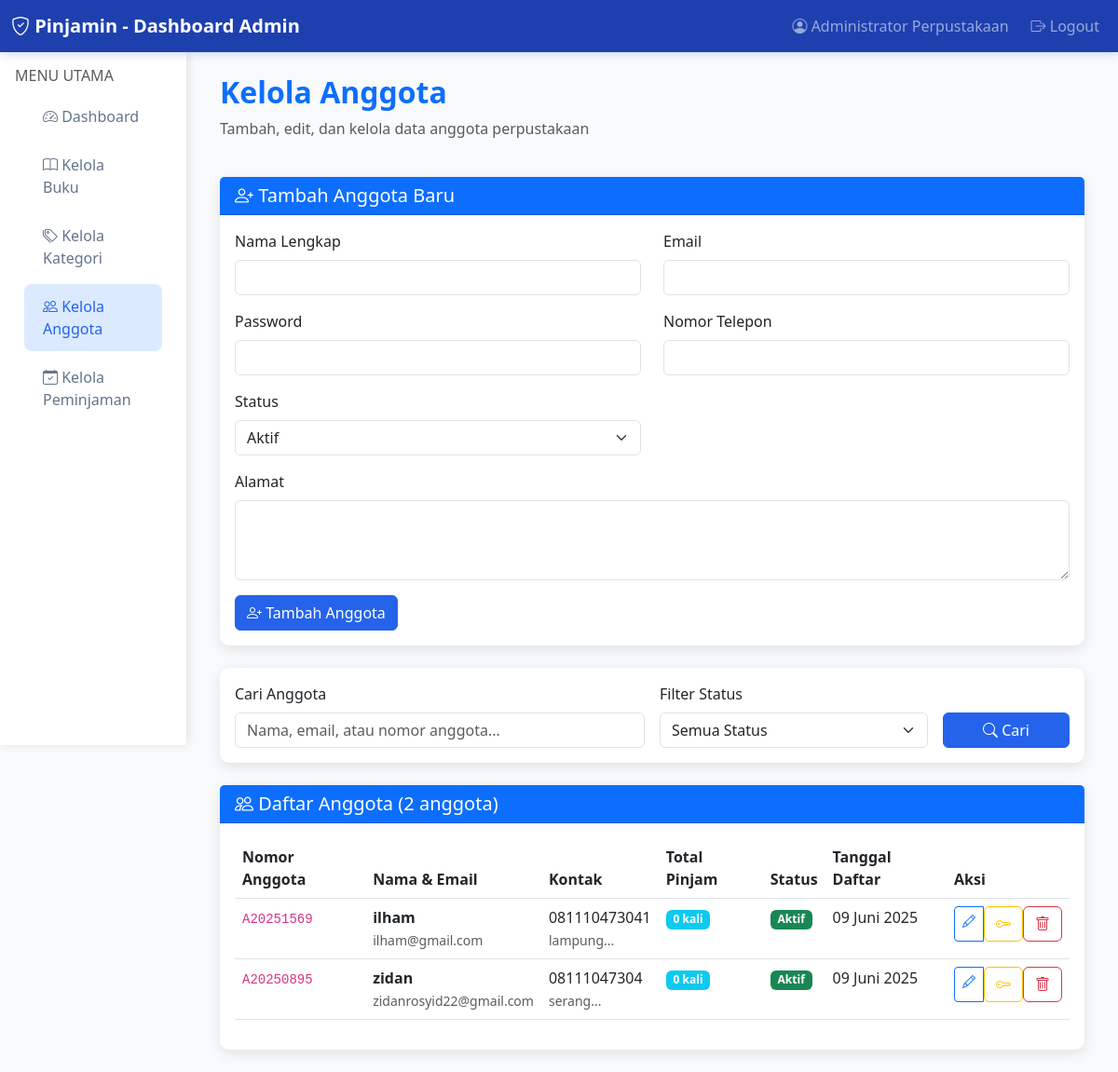
/admin_anggota.php (signed in), run on the app's committed database.
### tables this page shows
CREATE TABLE `anggota` (
  `id_anggota` int NOT NULL,
  `nomor_anggota` varchar(20) NOT NULL,
  `nama_lengkap` varchar(100) NOT NULL,
  `email` varchar(100) NOT NULL,
  `password` varchar(255) NOT NULL,
  `alamat` text,
  `nomor_telepon` varchar(15) DEFAULT NULL,
  `tanggal_daftar` timestamp NULL DEFAULT CURRENT_TIMESTAMP,
  `status` enum('aktif','nonaktif') DEFAULT 'aktif'
);

### database.php (called while the page is built, shortened)
<?php
function formatTanggal($tanggal) {
    $bulan = array(
        1 => 'Januari', 'Februari', 'Maret', 'April', 'Mei', 'Juni',
        'Juli', 'Agustus', 'September', 'Oktober', 'November', 'Desember'
    );
    $split = explode('-', $tanggal);
    return $split[2] . ' ' . $bulan[(int)$split[1]] . ' ' . $split[0];
}
?>

### admin_anggota.php (the view, shortened to what this page needs)
<?php
require_once 'database.php';
$search = isset($_GET['search']) ? $_GET['search'] : '';
$query = "SELECT a.*, COUNT(p.id_peminjaman) as total_pinjam FROM anggota a LEFT JOIN peminjaman p ON a.id_anggota = p.id_anggota WHERE 1=1";
$params = [];
$query .= " GROUP BY a.id_anggota ORDER BY a.tanggal_daftar DESC";
$stmt = $pdo->prepare($query);
$stmt->execute($params);
$anggota_list = $stmt->fetchAll();
$anggota_edit = null;
?>
<!DOCTYPE html>
<html lang="id">
<head>
    <link href="https://cdn.jsdelivr.net/npm/bootstrap@5.3.0/dist/css/bootstrap.min.css" rel="stylesheet">
    <link href="https://cdn.jsdelivr.net/npm/bootstrap-icons@1.10.0/font/bootstrap-icons.css" rel="stylesheet">
</head>
<body>
    <nav class="navbar navbar-expand-lg navbar-dark">
        <div class="container-fluid">
            <a class="navbar-brand fw-bold" href="#">
                <i class="bi bi-shield-check"></i> Pinjamin - Dashboard Admin
            </a>
            <div class="navbar-nav ms-auto">
                <span class="navbar-text me-3">
                    <i class="bi bi-person-circle"></i> <?= $_SESSION['nama_admin'] ?>
                </span>
                <a class="nav-link" href="logout.php">
                    <i class="bi bi-box-arrow-right"></i> Logout
                </a>
            </div>
        </div>
    </nav>
    <div class="container-fluid">
        <div class="row">
            <div class="col-md-3 col-lg-2 px-0">
                <div class="sidebar">
                    <div class="p-3">
                        <h6 class="text-muted">MENU UTAMA</h6>
                        <nav class="nav flex-column">
                            <a class="nav-link" href="admin_dashboard.php">
                                <i class="bi bi-speedometer2"></i> Dashboard
                            </a>
                            <a class="nav-link" href="admin_buku.php">
                                <i class="bi bi-book"></i> Kelola Buku
                            </a>
                            <a class="nav-link" href="admin_kategori.php">
                                <i class="bi bi-tags"></i> Kelola Kategori
                            </a>
                            <a class="nav-link active" href="admin_anggota.php">
                                <i class="bi bi-people"></i> Kelola Anggota
                            </a>
                            <a class="nav-link" href="admin_peminjaman.php">
                                <i class="bi bi-calendar-check"></i> Kelola Peminjaman
                            </a>
                        </nav>
                    </div>
                </div>
            </div>
            <div class="col-md-9 col-lg-10">
                <div class="p-4">
                    <div class="row mb-4">
                        <div class="col-12">
                            <h2 class="fw-bold text-primary">Kelola Anggota</h2>
                            <p class="text-muted">Tambah, edit, dan kelola data anggota perpustakaan</p>
                        </div>
                    </div>
                    <div class="row mb-4">
                        <div class="col-12">
                            <div class="card">
                                <div class="card-header bg-primary text-white">
                                    <h5 class="mb-0">
                                        <i class="bi bi-<?= $anggota_edit ? 'pencil' : 'person-plus' ?>"></i>
                                        <?= $anggota_edit ? 'Edit Anggota' : 'Tambah Anggota Baru' ?>
                                    </h5>
                                </div>
                                <div class="card-body">
                                    <form method="POST">
                                        <div class="row">
                                            <div class="col-md-6 mb-3">
                                                <label for="nama_lengkap" class="form-label">Nama Lengkap</label>
                                                <input type="text" class="form-control" id="nama_lengkap" name="nama_lengkap"
                                                       value="<?= $anggota_edit ? htmlspecialchars($anggota_edit['nama_lengkap']) : '' ?>" required>
                                            </div>
                                            <div class="col-md-6 mb-3">
                                                <label for="email" class="form-label">Email</label>
                                                <input type="email" class="form-control" id="email" name="email"
                                                       value="<?= $anggota_edit ? htmlspecialchars($anggota_edit['email']) : '' ?>" required>
                                            </div>
                                            <?php if (!$anggota_edit): ?>
                                            <div class="col-md-6 mb-3">
                                                <label for="password" class="form-label">Password</label>
                                                <input type="password" class="form-control" id="password" name="password" required>
                                            </div>
                                            <?php endif; ?>
                                            <div class="col-md-6 mb-3">
                                                <label for="nomor_telepon" class="form-label">Nomor Telepon</label>
                                                <input type="tel" class="form-control" id="nomor_telepon" name="nomor_telepon"
                                                       value="<?= $anggota_edit ? htmlspecialchars($anggota_edit['nomor_telepon']) : '' ?>">
                                            </div>
                                            <div class="col-md-6 mb-3">
                                                <label for="status" class="form-label">Status</label>
                                                <select class="form-select" id="status" name="status" required>
                                                    <option value="aktif" <?= ($anggota_edit && $anggota_edit['status'] == 'aktif') ? 'selected' : '' ?>>Aktif</option>
                                                </select>
                                            </div>
                                            <div class="col-md-12 mb-3">
                                                <label for="alamat" class="form-label">Alamat</label>
                                                <textarea class="form-control" id="alamat" name="alamat" rows="3"><?= $anggota_edit ? htmlspecialchars($anggota_edit['alamat']) : '' ?></textarea>
                                            </div>
                                        </div>
                                        <div class="d-flex gap-2">
                                            <button type="submit" class="btn btn-primary">
                                                <i class="bi bi-<?= $anggota_edit ? 'check-circle' : 'person-plus' ?>"></i>
                                                <?= $anggota_edit ? 'Perbarui Anggota' : 'Tambah Anggota' ?>
                                            </button>
                                        </div>
                                    </form>
                                </div>
                            </div>
                        </div>
                    </div>
                    <div class="row mb-4">
                        <div class="col-12">
                            <div class="card">
                                <div class="card-body">
                                    <form method="GET" class="row g-3">
                                        <div class="col-md-6">
                                            <label for="search" class="form-label">Cari Anggota</label>
                                            <input type="text" class="form-control" id="search" name="search"
                                                   placeholder="Nama, email, atau nomor anggota..." value="<?= htmlspecialchars($search) ?>">
                                        </div>
                                        <div class="col-md-4">
                                            <label for="status" class="form-label">Filter Status</label>
                                            <select class="form-select" id="status" name="status">
                                                <option value="">Semua Status</option>
                                            </select>
                                        </div>
                                        <div class="col-md-2">
                                            <label class="form-label">&nbsp;</label>
                                            <div class="d-grid">
                                                <button type="submit" class="btn btn-primary">
                                                    <i class="bi bi-search"></i> Cari
                                                </button>
                                            </div>
                                        </div>
                                    </form>
                                </div>
                            </div>
                        </div>
                    </div>
                    <div class="row">
                        <div class="col-12">
                            <div class="card">
                                <div class="card-header bg-primary text-white">
                                    <h5 class="mb-0">
                                        <i class="bi bi-people"></i> Daftar Anggota (<?= count($anggota_list) ?> anggota)
                                    </h5>
                                </div>
                                <div class="card-body">
                                    <?php if (count($anggota_list) > 0): ?>
                                    <div class="table-responsive">
                                        <table class="table table-hover">
                                            <thead>
                                                <tr>
                                                    <th>Nomor Anggota</th>
                                                    <th>Nama & Email</th>
                                                    <th>Kontak</th>
                                                    <th>Total Pinjam</th>
                                                    <th>Status</th>
                                                    <th>Tanggal Daftar</th>
                                                    <th>Aksi</th>
                                                </tr>
                                            </thead>
                                            <tbody>
                                                <?php foreach ($anggota_list as $anggota): ?>
                                                <tr>
                                                    <td><code><?= htmlspecialchars($anggota['nomor_anggota']) ?></code></td>
                                                    <td>
                                                        <strong><?= htmlspecialchars($anggota['nama_lengkap']) ?></strong><br>
                                                        <small class="text-muted"><?= htmlspecialchars($anggota['email']) ?></small>
                                                    </td>
                                                    <td>
                                                        <?php if ($anggota['nomor_telepon']): ?>
                                                            <?= htmlspecialchars($anggota['nomor_telepon']) ?><br>
                                                        <?php endif; ?>
                                                        <?php if ($anggota['alamat']): ?>
                                                            <small class="text-muted"><?= htmlspecialchars(substr($anggota['alamat'], 0, 30)) ?>...</small>
                                                        <?php endif; ?>
                                                    </td>
                                                    <td>
                                                        <span class="badge bg-info"><?= $anggota['total_pinjam'] ?> kali</span>
                                                    </td>
                                                    <td>
                                                        <?php if ($anggota['status'] == 'aktif'): ?>
                                                            <span class="badge bg-success">Aktif</span>
                                                        <?php else: ?>
                                                            <span class="badge bg-danger">Non-aktif</span>
                                                        <?php endif; ?>
                                                    </td>
                                                    <td><?= formatTanggal(date('Y-m-d', strtotime($anggota['tanggal_daftar']))) ?></td>
                                                    <td>
                                                        <div class="btn-group btn-group-sm">
                                                            <a href="admin_anggota.php?edit=<?= $anggota['id_anggota'] ?>" class="btn btn-outline-primary">
                                                                <i class="bi bi-pencil"></i>
                                                            </a>
                                                            <form method="POST" style="display: inline;"
                                                                  onsubmit="return confirm('Reset password menjadi 123456?')">
                                                                <button type="submit" class="btn btn-outline-warning" title="Reset Password">
                                                                    <i class="bi bi-key"></i>
                                                                </button>
                                                            </form>
                                                            <form method="POST" style="display: inline;"
                                                                  onsubmit="return confirm('Yakin ingin menghapus anggota ini?')">
                                                                <button type="submit" class="btn btn-outline-danger">
                                                                    <i class="bi bi-trash"></i>
                                                                </button>
                                                            </form>
                                                        </div>
                                                    </td>
                                                </tr>
                                                <?php endforeach; ?>
                                            </tbody>
                                        </table>
                                    </div>
                                    <?php endif; ?>
                                </div>
                            </div>
                        </div>
                    </div>
                </div>
            </div>
        </div>
    </div>
</body>
</html>

### data on the page
anggota: nomor_anggota "A20251569", nama_lengkap "ilham", email "ilham@gmail.com", nomor_telepon "081110473041", alamat "lampung", total_pinjam "0", status "Aktif", tanggal_daftar "09 Juni 2025"
anggota: nomor_anggota "A20250895", nama_lengkap "zidan", email "zidanrosyid22@gmail.com", nomor_telepon "08111047304", alamat "serang", total_pinjam "0", status "Aktif", tanggal_daftar "09 Juni 2025"

### other printed values
$_SESSION['nama_admin'] "Administrator Perpustakaan"
count($anggota_list) "2"
